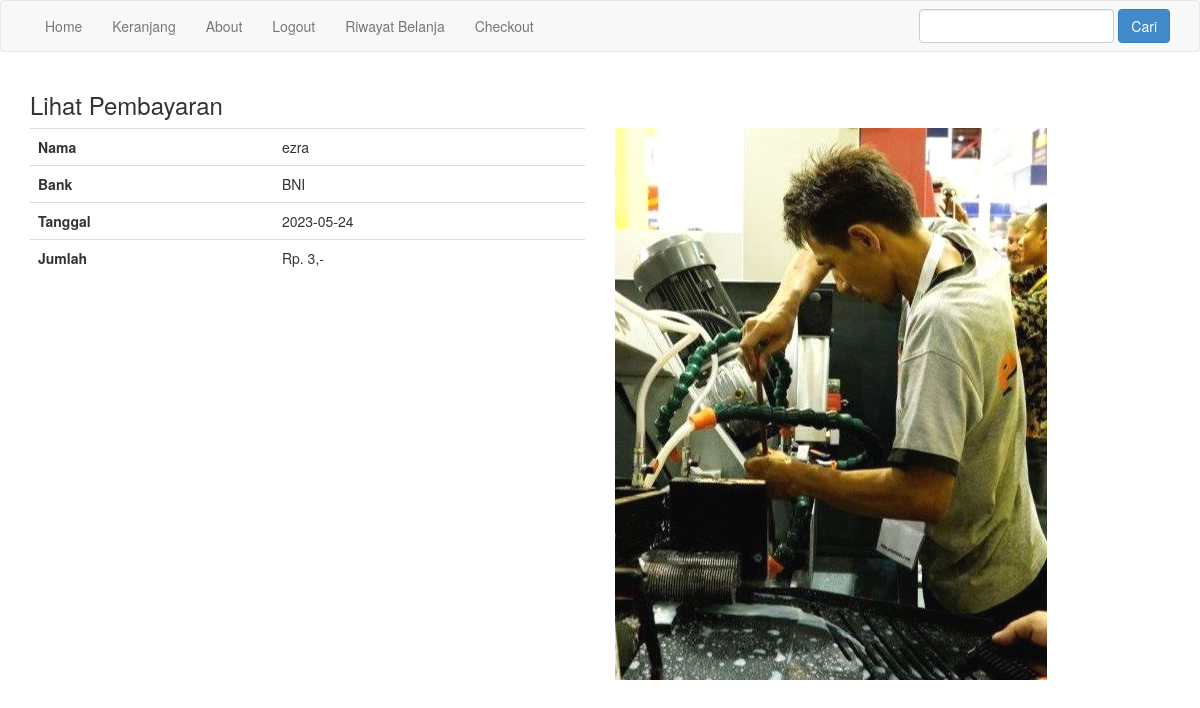
The page /lihat-pembayaran.php?id=20 (signed in) on the database its author committed.
### tables this page shows
CREATE TABLE `pembayaran` (
  `id_pembayaran` int(11) NOT NULL,
  `id_pembelian` int(11) NOT NULL,
  `nama` varchar(255) NOT NULL,
  `bank` varchar(255) NOT NULL,
  `jumlah` int(11) NOT NULL,
  `tanggal` date NOT NULL,
  `bukti` varchar(255) NOT NULL
);

### lihat-pembayaran.php (the view, shortened to what this page needs)
<?php
include 'koneksi.php';
$id_pembelian = $_GET['id'];
$ambil = $koneksi->query("SELECT * FROM pembayaran JOIN pembelian ON pembayaran.id_pembelian=pembelian.id_pembelian WHERE pembelian.id_pembelian='$id_pembelian'");
$detbay = $ambil->fetch_assoc();
?>
<!DOCTYPE html>
<html lang="en">
<head>
  <link rel="stylesheet" href="admin/assets/css/bootstrap.css">
</head>
<body>
<?php include 'templates/navbar.php'; ?>
<section class="content">
  <div class="container">
    <h3>Lihat Pembayaran</h3>
    <div class="row">
      <div class="col-md-6">
        <table class="table">
          <tr>
            <th>Nama</th>
            <td><?= $detbay['nama']; ?></td>
          </tr>
          <tr>
            <th>Bank</th>
            <td><?= $detbay['bank']; ?></td>
          </tr>
          <tr>
            <th>Tanggal</th>
            <td><?= $detbay['tanggal']; ?></td>
          </tr>
          <tr>
            <th>Jumlah</th>
            <td>Rp. <?= number_format($detbay['jumlah']); ?>,-</td>
          </tr>
        </table>
      </div>
      <div class="col-md-6">
        <img src="bukti_pembayaran/<?= $detbay['bukti']; ?>" alt="" class="img-responsive">
      </div>
    </div>
  </div>
</section>
</body>
</html>

### rows shown on the page
pembayaran: nama "ezra", bank "BNI", tanggal "2023-05-24", jumlah "3", bukti (picture)
